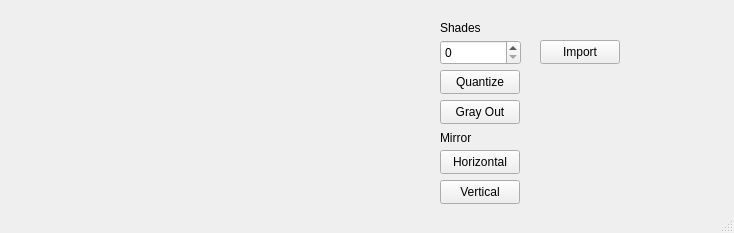
<?xml version="1.0" encoding="UTF-8"?>
<ui version="4.0">
 <class>MainWindow</class>
 <widget class="QMainWindow" name="MainWindow">
  <property name="geometry">
   <rect>
    <x>0</x>
    <y>0</y>
    <width>734</width>
    <height>233</height>
   </rect>
  </property>
  <property name="windowTitle">
   <string>MainWindow</string>
  </property>
  <widget class="QWidget" name="centralwidget">
   <widget class="QPushButton" name="pushButton">
    <property name="geometry">
     <rect>
      <x>440</x>
      <y>150</y>
      <width>80</width>
      <height>24</height>
     </rect>
    </property>
    <property name="text">
     <string>Horizontal</string>
    </property>
   </widget>
   <widget class="QPushButton" name="pushButton_2">
    <property name="geometry">
     <rect>
      <x>440</x>
      <y>100</y>
      <width>80</width>
      <height>24</height>
     </rect>
    </property>
    <property name="text">
     <string>Gray Out</string>
    </property>
   </widget>
   <widget class="QPushButton" name="pushButton_3">
    <property name="geometry">
     <rect>
      <x>440</x>
      <y>180</y>
      <width>80</width>
      <height>24</height>
     </rect>
    </property>
    <property name="text">
     <string>Vertical</string>
    </property>
   </widget>
   <widget class="QSpinBox" name="spinBox">
    <property name="geometry">
     <rect>
      <x>440</x>
      <y>40</y>
      <width>81</width>
      <height>25</height>
     </rect>
    </property>
   </widget>
   <widget class="QPushButton" name="pushButton_4">
    <property name="geometry">
     <rect>
      <x>440</x>
      <y>70</y>
      <width>80</width>
      <height>24</height>
     </rect>
    </property>
    <property name="text">
     <string>Quantize</string>
    </property>
   </widget>
   <widget class="QLabel" name="label_2">
    <property name="geometry">
     <rect>
      <x>440</x>
      <y>20</y>
      <width>49</width>
      <height>16</height>
     </rect>
    </property>
    <property name="text">
     <string>Shades</string>
    </property>
   </widget>
   <widget class="QLabel" name="label_3">
    <property name="geometry">
     <rect>
      <x>440</x>
      <y>130</y>
      <width>49</width>
      <height>16</height>
     </rect>
    </property>
    <property name="text">
     <string>Mirror</string>
    </property>
   </widget>
   <widget class="QPushButton" name="pushButton_5">
    <property name="geometry">
     <rect>
      <x>540</x>
      <y>40</y>
      <width>80</width>
      <height>24</height>
     </rect>
    </property>
    <property name="text">
     <string>Import</string>
    </property>
   </widget>
   <widget class="QLabel" name="label_4">
    <property name="geometry">
     <rect>
      <x>10</x>
      <y>10</y>
      <width>201</width>
      <height>211</height>
     </rect>
    </property>
    <property name="text">
     <string/>
    </property>
   </widget>
  </widget>
  <widget class="QStatusBar" name="statusbar"/>
 </widget>
 <resources/>
 <connections/>
</ui>
